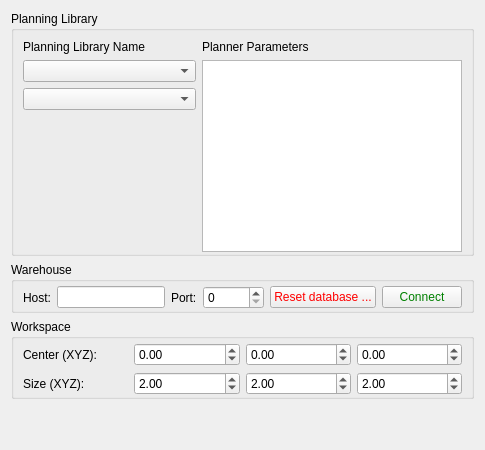
     <widget class="QWidget" name="context">
      <attribute name="title">
       <string>Context</string>
      </attribute>
      <layout class="QVBoxLayout" name="verticalLayout_3">
       <item>
        <widget class="QGroupBox" name="groupBox1">
         <property name="title">
          <string>Planning Library</string>
         </property>
         <layout class="QHBoxLayout" name="horizontalLayout_8" stretch="2,3">
          <property name="bottomMargin">
           <number>1</number>
          </property>
          <item>
           <layout class="QVBoxLayout" name="verticalLayout_13">
            <item>
             <widget class="QLabel" name="library_label">
              <property name="sizePolicy">
               <sizepolicy hsizetype="MinimumExpanding" vsizetype="Preferred">
                <horstretch>0</horstretch>
                <verstretch>0</verstretch>
               </sizepolicy>
              </property>
              <property name="text">
               <string>Planning Library Name</string>
              </property>
             </widget>
            </item>
            <item>
             <widget class="QComboBox" name="planning_pipeline_combo_box">
              <property name="sizePolicy">
               <sizepolicy hsizetype="MinimumExpanding" vsizetype="Preferred">
                <horstretch>0</horstretch>
                <verstretch>0</verstretch>
               </sizepolicy>
              </property>
             </widget>
            </item>
            <item>
             <widget class="QComboBox" name="planning_algorithm_combo_box">
              <property name="sizePolicy">
               <sizepolicy hsizetype="MinimumExpanding" vsizetype="Preferred">
                <horstretch>0</horstretch>
                <verstretch>0</verstretch>
               </sizepolicy>
              </property>
             </widget>
            </item>
            <item>
             <spacer name="verticalSpacer_10">
              <property name="orientation">
               <enum>Qt::Orientation::Vertical</enum>
              </property>
              <property name="sizeType">
               <enum>QSizePolicy::Policy::Expanding</enum>
              </property>
              <property name="sizeHint" stdset="0">
               <size>
                <width>20</width>
                <height>40</height>
               </size>
              </property>
             </spacer>
            </item>
           </layout>
          </item>
          <item>
           <layout class="QVBoxLayout" name="verticalLayout_14">
            <item>
             <widget class="QLabel" name="label_15">
              <property name="text">
               <string>Planner Parameters</string>
              </property>
             </widget>
            </item>
            <item>
             <widget class="moveit_rviz_plugin::MotionPlanningParamWidget" name="planner_param_treeview">
              <property name="autoScroll">
               <bool>false</bool>
              </property>
              <property name="indentation">
               <number>0</number>
              </property>
              <property name="rootIsDecorated">
               <bool>false</bool>
              </property>
              <attribute name="headerMinimumSectionSize">
               <number>20</number>
              </attribute>
             </widget>
            </item>
           </layout>
          </item>
         </layout>
        </widget>
       </item>
       <item>
        <widget class="QGroupBox" name="groupBox2">
         <property name="title">
          <string>Warehouse</string>
         </property>
         <layout class="QHBoxLayout" name="horizontalLayout">
          <property name="topMargin">
           <number>4</number>
          </property>
          <property name="bottomMargin">
           <number>1</number>
          </property>
          <item>
           <widget class="QLabel" name="label_2">
            <property name="text">
             <string>Host:</string>
            </property>
           </widget>
          </item>
          <item>
           <widget class="QLineEdit" name="database_host">
            <property name="text">
             <string/>
            </property>
           </widget>
          </item>
          <item>
           <widget class="QLabel" name="label_3">
            <property name="text">
             <string>Port:</string>
            </property>
           </widget>
          </item>
          <item>
           <widget class="QSpinBox" name="database_port">
            <property name="maximum">
             <number>65535</number>
            </property>
            <property name="value">
             <number>0</number>
            </property>
           </widget>
          </item>
          <item>
           <widget class="QPushButton" name="reset_db_button">
            <property name="sizePolicy">
             <sizepolicy hsizetype="Preferred" vsizetype="Fixed">
              <horstretch>0</horstretch>
              <verstretch>0</verstretch>
             </sizepolicy>
            </property>
            <property name="styleSheet">
             <string notr="true">color:red</string>
            </property>
            <property name="text">
             <string>Reset database ...</string>
            </property>
            <property name="default">
             <bool>false</bool>
            </property>
            <property name="flat">
             <bool>false</bool>
            </property>
           </widget>
          </item>
          <item>
           <widget class="QPushButton" name="database_connect_button">
            <property name="styleSheet">
             <string notr="true">color:green</string>
            </property>
            <property name="text">
             <string>Connect</string>
            </property>
            <property name="checkable">
             <bool>false</bool>
            </property>
            <property name="checked">
             <bool>false</bool>
            </property>
            <property name="default">
             <bool>false</bool>
            </property>
            <property name="flat">
             <bool>false</bool>
            </property>
           </widget>
          </item>
         </layout>
        </widget>
       </item>
       <item>
        <widget class="QGroupBox" name="groupBox_6">
         <property name="title">
          <string>Workspace</string>
         </property>
         <layout class="QGridLayout" name="gridLayout_18">
          <property name="topMargin">
           <number>4</number>
          </property>
          <property name="bottomMargin">
           <number>1</number>
          </property>
          <item row="0" column="0">
           <widget class="QLabel" name="label_21">
            <property name="text">
             <string>Center (XYZ):</string>
            </property>
           </widget>
          </item>
          <item row="0" column="1">
           <widget class="QDoubleSpinBox" name="wcenter_x">
            <property name="sizePolicy">
             <sizepolicy hsizetype="Ignored" vsizetype="Fixed">
              <horstretch>0</horstretch>
              <verstretch>0</verstretch>
             </sizepolicy>
            </property>
            <property name="minimum">
             <double>-10000.000000000000000</double>
            </property>
            <property name="maximum">
             <double>10000.000000000000000</double>
            </property>
           </widget>
          </item>
          <item row="0" column="2">
           <widget class="QDoubleSpinBox" name="wcenter_y">
            <property name="sizePolicy">
             <sizepolicy hsizetype="Ignored" vsizetype="Fixed">
              <horstretch>0</horstretch>
              <verstretch>0</verstretch>
             </sizepolicy>
            </property>
            <property name="minimum">
             <double>-10000.000000000000000</double>
            </property>
            <property name="maximum">
             <double>10000.000000000000000</double>
            </property>
           </widget>
          </item>
          <item row="0" column="3">
           <widget class="QDoubleSpinBox" name="wcenter_z">
            <property name="sizePolicy">
             <sizepolicy hsizetype="Ignored" vsizetype="Fixed">
              <horstretch>0</horstretch>
              <verstretch>0</verstretch>
             </sizepolicy>
            </property>
            <property name="minimum">
             <double>-10000.000000000000000</double>
            </property>
            <property name="maximum">
             <double>10000.000000000000000</double>
            </property>
           </widget>
          </item>
          <item row="1" column="0">
           <widget class="QLabel" name="label_22">
            <property name="text">
             <string>Size (XYZ):</string>
            </property>
           </widget>
          </item>
          <item row="1" column="1">
           <widget class="QDoubleSpinBox" name="wsize_x">
            <property name="sizePolicy">
             <sizepolicy hsizetype="Ignored" vsizetype="Fixed">
              <horstretch>0</horstretch>
              <verstretch>0</verstretch>
             </sizepolicy>
            </property>
            <property name="wrapping">
             <bool>false</bool>
            </property>
            <property name="minimum">
             <double>-10000.000000000000000</double>
            </property>
            <property name="maximum">
             <double>10000.000000000000000</double>
            </property>
            <property name="value">
             <double>2.000000000000000</double>
            </property>
           </widget>
          </item>
          <item row="1" column="2">
           <widget class="QDoubleSpinBox" name="wsize_y">
            <property name="sizePolicy">
             <sizepolicy hsizetype="Ignored" vsizetype="Fixed">
              <horstretch>0</horstretch>
              <verstretch>0</verstretch>
             </sizepolicy>
            </property>
            <property name="minimum">
             <double>-10000.000000000000000</double>
            </property>
            <property name="maximum">
             <double>10000.000000000000000</double>
            </property>
            <property name="value">
             <double>2.000000000000000</double>
            </property>
           </widget>
          </item>
          <item row="1" column="3">
           <widget class="QDoubleSpinBox" name="wsize_z">
            <property name="sizePolicy">
             <sizepolicy hsizetype="Ignored" vsizetype="Fixed">
              <horstretch>0</horstretch>
              <verstretch>0</verstretch>
             </sizepolicy>
            </property>
            <property name="minimum">
             <double>-10000.000000000000000</double>
            </property>
            <property name="maximum">
             <double>10000.000000000000000</double>
            </property>
            <property name="value">
             <double>2.000000000000000</double>
            </property>
           </widget>
          </item>
         </layout>
        </widget>
       </item>
       <item>
        <spacer name="verticalSpacer_5">
         <property name="orientation">
          <enum>Qt::Orientation::Vertical</enum>
         </property>
         <property name="sizeHint" stdset="0">
          <size>
           <width>20</width>
           <height>40</height>
          </size>
         </property>
        </spacer>
       </item>
      </layout>
     </widget>
